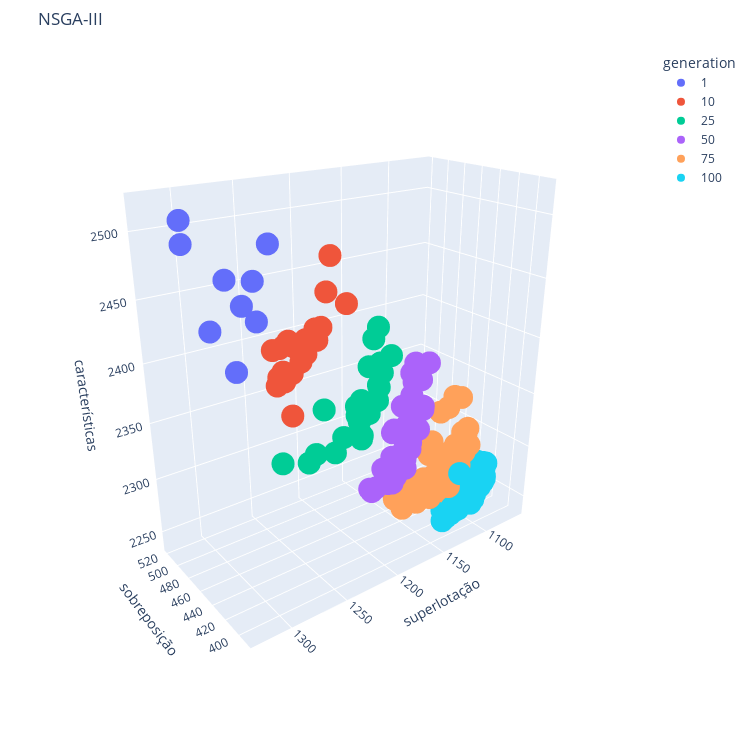
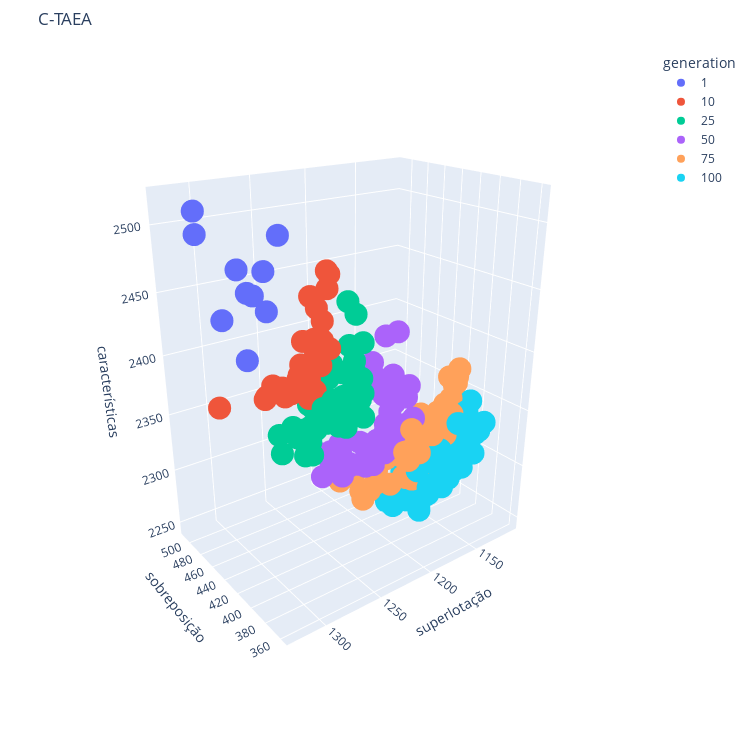
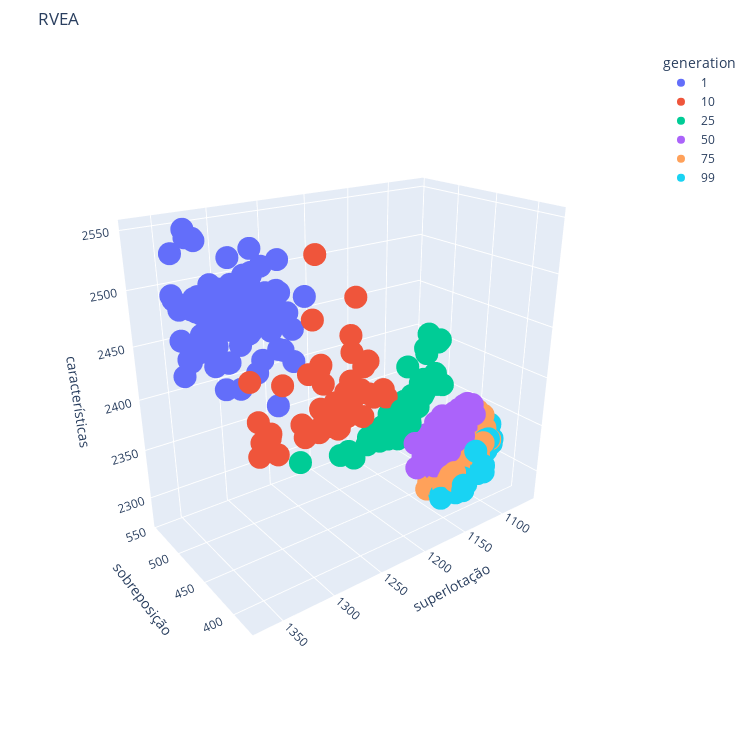

Notebook code cell kept with these figures, in order:
### Code cell
plot_3d_schatter(df_NSGA_III, "NSGA-III")
plot_3d_schatter(df_C_TAEA, "C-TAEA")
plot_3d_schatter(df_RVEA, "RVEA")
